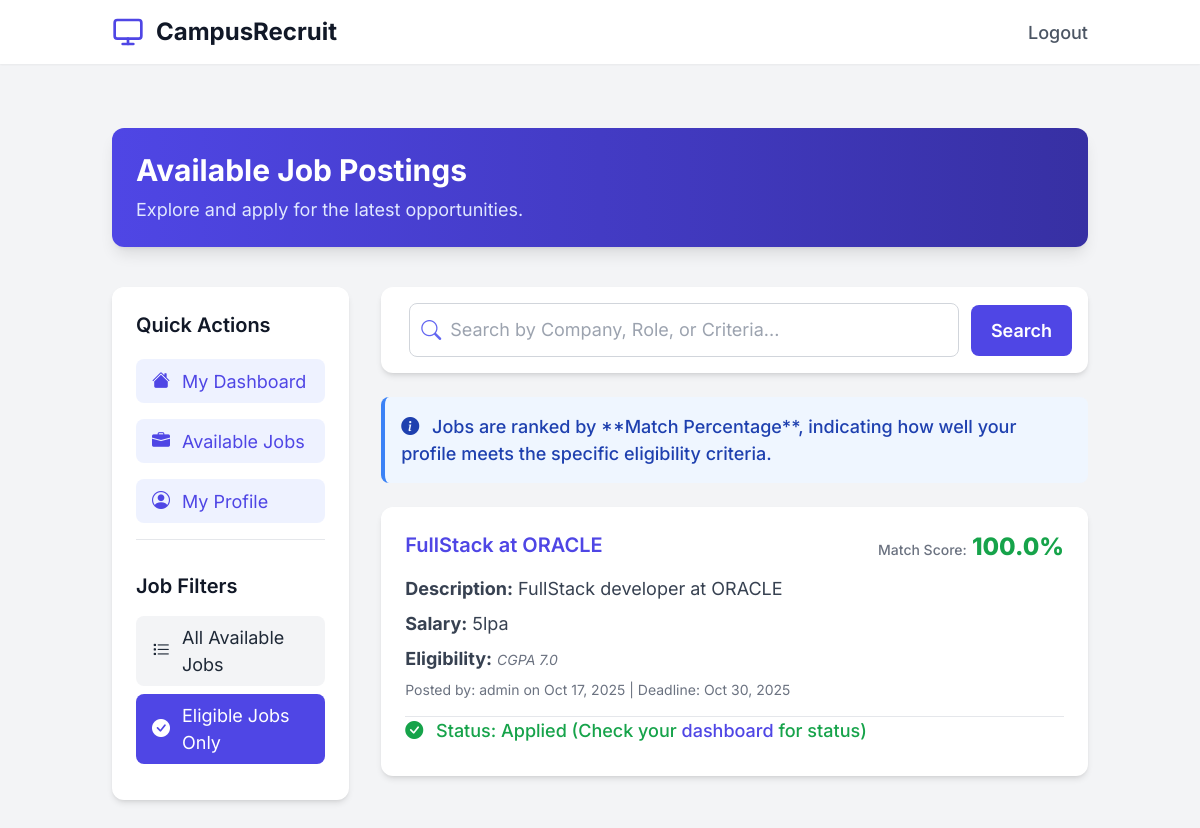
The app's page /student/jobs/?filter=eligible (signed in) with its own data.
### placement/models.py (models this page shows, shortened)
class Job(models.Model):
    company_name = models.CharField(max_length=100)
    job_role = models.CharField(max_length=100)
    description = models.TextField()
    salary_package = models.CharField(max_length=50, blank=True, null=True)
    eligibility_criteria = models.TextField(
        help_text="e.g., Min CGPA 7.0, CSE/IT branches, No backlogs"
    )
    application_deadline = models.DateField()
    posted_by = models.ForeignKey(
        User,
        on_delete=models.SET_NULL,
        null=True,
        blank=True,
        related_name="posted_jobs",
    )
    posted_at = models.DateTimeField(auto_now_add=True)

### core/models.py (models this page shows, shortened)
class User(AbstractUser):
    USER_TYPE_CHOICES = (
        ('admin', 'Admin'),
        ('student', 'Student'),
    )
    user_type = models.CharField(max_length=10, choices=USER_TYPE_CHOICES, default='student')

### placement/views.py (the view, shortened to what this page needs)
# urls.py: path('student/jobs/', login_required(placement_views.student_job_list), name='student_job_list'),
@login_required
@user_passes_test(is_student)
def student_job_list(request):
    today = timezone.now().date()
    jobs = Job.objects.filter(application_deadline__gte=today).order_by('-posted_at')
    student_profile = get_object_or_404(StudentProfile, user=request.user)
    if student_profile.placement_readiness_score == 0.0:
        from core.views import parse_resume_for_student
        parse_resume_for_student(student_profile)
        calculate_readiness_score(student_profile)
    applied_job_ids = student_profile.applications.values_list('job_id', flat=True)
    filtered_jobs_with_scores = []
    student_cgpa = student_profile.cgpa
    student_backlogs = student_profile.backlogs
    student_branch_lower = student_profile.branch.lower()
    for job in jobs:
        job_is_hard_eligible = True
        match_score = 0
        max_possible_match_score = 0
        job_eligibility_lower = job.eligibility_criteria.lower()
        branch_criteria_explicit = False
        if not ("all branches" in job_eligibility_lower or "any branch" in job_eligibility_lower):
            for b in ["cse", "it", "ece", "eee", "mech", "civil"]:
                if b in job_eligibility_lower:
                    branch_criteria_explicit = True
                    break
        if branch_criteria_explicit:
            max_possible_match_score += 1
            if student_branch_lower in job_eligibility_lower:
                match_score += 1
            else:
                job_is_hard_eligible = False # Hard fail
        cgpa_match_regex = re.search(r'(?:min(?:imum)?\s*)?cgpa\s*(\d+\.?\d*)', job_eligibility_lower)
        if cgpa_match_regex:
            max_possible_match_score += 1
            if student_cgpa is None:
                job_is_hard_eligible = False # Hard fail if required but missing
            else:
                try:
                    required_cgpa = float(cgpa_match_regex.group(1))
                    student_cgpa_value = float(student_cgpa)
                    if student_cgpa_value >= required_cgpa:
                        match_score += 1
                    else:
                        job_is_hard_eligible = False # Hard fail
                except ValueError:
                    max_possible_match_score -= 1 # Ignore corrupt criteria
        backlogs_criteria_found = re.search(r'(no\s+backlogs|max(?:imum)?\s+backlogs\s+(\d+))', job_eligibility_lower)
        job_match_percentage = round((match_score / max_possible_match_score) * 100, 0) if max_possible_match_score > 0 else 0
        job.match_percentage = job_match_percentage
        job.is_hard_eligible = job_is_hard_eligible
        filtered_jobs_with_scores.append(job)
    job_filter = request.GET.get('filter', 'all')
    search_query = request.GET.get('q')
    if search_query:
        q_filter = Q(company_name__icontains=search_query) | Q(job_role__icontains=search_query) | Q(description__icontains=search_query) | Q(eligibility_criteria__icontains=search_query)
        jobs_to_score = [job for job in filtered_jobs_with_scores if q_filter.check(job)]
    else:
        jobs_to_score = filtered_jobs_with_scores
    if job_filter == 'eligible':
        final_jobs = [job for job in jobs_to_score if job.is_hard_eligible]
    else:
        final_jobs = jobs_to_score
    final_jobs.sort(key=lambda x: x.match_percentage, reverse=True)
    context = {
        'jobs': final_jobs,
        'student_profile': student_profile,
        'applied_job_ids': list(applied_job_ids),
        'current_filter': job_filter,
        'current_search_query': search_query,
    }
    return render(request, 'placement/student_job_list.html', context)

### core/views.py (called while the page is built)
def is_student(user):
    return user.is_authenticated and user.user_type == 'student'

### templates/placement/student_job_list.html (shortened to what this page needs)
<!DOCTYPE html>
<html lang="en">
<head>
    <script src="https://cdn.tailwindcss.com"></script>
    <link rel="stylesheet" href="https://cdn.jsdelivr.net/npm/bootstrap-icons@1.10.5/font/bootstrap-icons.css">
</head>
<body class="bg-gray-100 text-gray-800">
    <header class="bg-white shadow-sm sticky top-0 z-50 animate-fadeIn">
        <nav class="container mx-auto px-6 py-4 flex justify-between items-center">
            <div class="flex items-center space-x-3">
                <a href="/" class="text-2xl font-bold text-gray-900">CampusRecruit</a>
            </div>
            <div class="hidden md:flex space-x-8">
                <a href="{% url 'logout' %}" class="text-gray-600 hover:text-indigo-600 font-medium transition-colors">Logout</a>
            </div>
        </nav>
    </header>
    <main class="py-16">
        <div class="container mx-auto px-6">
            <div class="bg-gradient-to-r from-indigo-600 to-indigo-800 text-white rounded-xl shadow-lg p-6 mb-10 animate-fadeInUp">
                <h1 class="text-3xl font-bold">Available Job Postings</h1>
                <p class="text-indigo-100 mt-2">Explore and apply for the latest opportunities.</p>
            </div>
            <div class="flex flex-col lg:flex-row gap-8">
                <aside class="lg:w-1/4 bg-white rounded-xl shadow-md p-6 card-hover-effect animate-on-scroll">
                    <h2 class="text-xl font-semibold text-gray-900 mb-5">Quick Actions</h2>
                    <ul class="space-y-4 mb-8 border-b border-gray-200 pb-4">
                        <li>
                            <a href="{% url 'student_dashboard' %}" class="flex items-center bg-indigo-50 text-indigo-600 px-4 py-2 rounded-lg hover:bg-indigo-100 transition-colors">
                                <i class="bi bi-house-fill text-lg mr-3 icon-hover"></i> My Dashboard
                            </a>
                        </li>
                        <li>
                            <a href="{% url 'student_job_list' %}" class="flex items-center bg-indigo-50 text-indigo-600 px-4 py-2 rounded-lg hover:bg-indigo-100 transition-colors">
                                <i class="bi bi-briefcase-fill text-lg mr-3 icon-hover"></i> Available Jobs
                            </a>
                        </li>
                        <li>
                            <a href="{% url 'student_profile_view' %}" class="flex items-center bg-indigo-50 text-indigo-600 px-4 py-2 rounded-lg hover:bg-indigo-100 transition-colors">
                                <i class="bi bi-person-circle text-lg mr-3 icon-hover"></i> My Profile
                            </a>
                        </li>
                    </ul>
                    <h2 class="text-xl font-semibold text-gray-900 mb-4">Job Filters</h2>
                    <ul class="space-y-2">
                        <li>
                            <a href="{% url 'student_job_list' %}?filter=all{% if current_search_query %}&q={{ current_search_query }}{% endif %}"
                               class="flex items-center px-4 py-2 rounded-lg transition-colors
                               {% if current_filter == 'all' %}bg-indigo-600 text-white{% else %}bg-gray-100 text-gray-800 hover:bg-indigo-50 hover:text-indigo-600{% endif %}">
                                <i class="bi bi-list-task text-lg mr-3 icon-hover"></i> All Available Jobs
                            </a>
                        </li>
                        <li>
                            <a href="{% url 'student_job_list' %}?filter=eligible{% if current_search_query %}&q={{ current_search_query }}{% endif %}"
                               class="flex items-center px-4 py-2 rounded-lg transition-colors
                               {% if current_filter == 'eligible' %}bg-indigo-600 text-white{% else %}bg-gray-100 text-gray-800 hover:bg-indigo-50 hover:text-indigo-600{% endif %}">
                                <i class="bi bi-check-circle-fill text-lg mr-3 icon-hover"></i> Eligible Jobs Only
                            </a>
                        </li>
                    </ul>
                    </aside>
                <div class="lg:w-3/4">
                    <div class="bg-white rounded-xl shadow-md p-4 mb-6 card-hover-effect">
                        <form method="GET" action="{% url 'student_job_list' %}" class="flex space-x-3 items-center">
                            <div class="relative flex-grow">
                                <i class="bi bi-search text-xl text-indigo-500 absolute left-3 top-1/2 transform -translate-y-1/2"></i>
                                <input type="text" name="q" placeholder="Search by Company, Role, or Criteria..."
                                       value="{{ current_search_query|default:'' }}"
                                       class="w-full pl-10 pr-4 py-3 border border-gray-300 rounded-lg focus:outline-none focus:ring-2 focus:ring-indigo-500 text-lg">
                            </div>
                            <button type="submit" class="bg-indigo-600 text-white px-5 py-3 rounded-lg font-semibold hover:bg-indigo-700 transition-colors">
                                Search
                            </button>
                        </form>
                    </div>
                    {% if jobs %}
                        <div class="bg-blue-50 border-l-4 border-blue-500 rounded-lg p-4 mb-6 text-blue-800 font-medium">
                            <i class="bi bi-info-circle-fill mr-2"></i> Jobs are ranked by **Match Percentage**, indicating how well your profile meets the specific eligibility criteria.
                        </div>
                        {% for job in jobs %}
                            <div class="bg-white rounded-xl shadow-md card-hover-effect animate-on-scroll mb-6 {% if not job.is_hard_eligible %}border-l-4 border-red-500{% endif %}">
                                <div class="p-6">
                                    <div class="flex justify-between items-start mb-3">
                                        <h3 class="text-xl font-semibold text-indigo-600">{{ job.job_role }} at {{ job.company_name }}</h3>
                                        <div class="text-right">
                                            <span class="text-sm font-medium text-gray-500">Match Score:</span>
                                            <span class="text-2xl font-extrabold {% if job.match_percentage >= 90 %}text-green-600{% elif job.match_percentage >= 60 %}text-yellow-600{% else %}text-red-600{% endif %}">{{ job.match_percentage|default:"0" }}%</span>
                                        </div>
                                    </div>
                                    <p class="text-gray-700 mb-2"><strong>Description:</strong> {{ job.description|truncatechars:200 }}</p>
                                    <p class="text-gray-700 mb-2"><strong>Salary:</strong> {{ job.salary_package|default:"Not specified" }}</p>
                                    <p class="text-gray-700 mb-2">
                                        <strong>Eligibility:</strong>
                                        <span class="text-sm text-gray-500 italic">{{ job.eligibility_criteria|truncatechars:150 }}</span>
                                    </p>
                                    <p class="text-gray-500 text-sm mb-4">Posted by: {{ job.posted_by.username }} on {{ job.posted_at|date:"M d, Y" }} | Deadline: {{ job.application_deadline|date:"M d, Y" }}</p>
                                    <hr class="border-gray-200">
                                    {% if student_profile %}
                                        {% if job.id in applied_job_ids %}
                                            <p class="text-green-600 font-medium mb-2"><i class="bi bi-check-circle-fill mr-2"></i> Status: Applied (Check your <a href="{% url 'student_dashboard' %}" class="text-indigo-600 hover:underline">dashboard</a> for status)</p>
                                        {% elif job.is_hard_eligible %}
                                            <a href="{% url 'apply_for_job' job.id %}" class="btn btn-primary px-4 py-2 rounded-lg hover:from-indigo-700 hover:to-indigo-800 transition-all">Apply Now</a>
                                        {% else %}
                                            <div class="bg-red-100 text-red-700 p-3 rounded-lg font-medium flex items-center">
                                                <i class="bi bi-x-octagon-fill mr-2"></i> Not Eligible to Apply (Criteria Mismatch)
                                            </div>
                                        {% endif %}
                                    {% else %}
                                        <div class="alert alert-warning p-3 rounded-lg" role="alert">
                                            Please complete your <a href="{% url 'student_profile_view' %}" class="text-indigo-600 hover:underline">profile</a> to apply for jobs.
                                        </div>
                                    {% endif %}
                                </div>
                            </div>
                        {% endfor %}
                    {% else %}
                        <div class="bg-white rounded-xl shadow-md p-6 animate-on-scroll">
                            <div class="alert alert-info p-3 rounded-lg" role="alert">
                                No job postings found that match the current filter criteria.
                            </div>
                        </div>
                    {% endif %}
                </div>
            </div>
        </div>
    </main>
</body>
</html>

### templates/placement/student_job_list.html (style rules this page uses)
body { font-family: 'Inter', sans-serif; font-size: 18px; }
.animate-fadeIn { animation: fadeIn 1s ease-out forwards; }
.animate-fadeInUp { animation: fadeInUp 1s ease-out forwards; }
.animate-on-scroll { opacity: 0; transform: translateY(20px); transition: opacity 0.5s ease-out, transform 0.5s ease-out; }
.animate-on-scroll.in-view { opacity: 1; transform: translateY(0); }
.card-hover-effect { transition: transform 0.3s ease-in-out, box-shadow 0.3s ease-in-out; }
.icon-hover { transition: transform 0.2s ease-in-out; }
h1 { font-size: 2.5rem; }
h2 { font-size: 1.5rem; }
.text-3xl { font-size: 2rem; }
.text-xl { font-size: 1.375rem; }
.text-lg { font-size: 1.125rem; }
.text-sm { font-size: 0.875rem; }
.p-6 { padding: 1.5rem; }
.p-4 { padding: 1.25rem; }
.py-3 { padding-top: 0.75rem; padding-bottom: 0.75rem; }

### records on screen
Job: job_role "FullStack", company_name "ORACLE", match_percentage "100.0", description "FullStack developer at ORACLE", salary_package "5lpa", eligibility_criteria "CGPA 7.0", posted_by.username "admin", posted_at "Oct 17, 2025", application_deadline "Oct 30, 2025", shows "Status: Applied (Check your"
